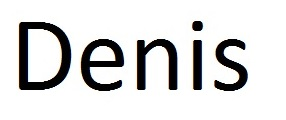
#> input picture messi5.jpg, 286 x 120 px
$ python teste03.py
#> lines starting #> are read from the running program, lines starting #| are printed output that depends on the picture
# -*- coding: utf-8 -*-
"""
Created on Mon Oct 16 20:33:08 2017

@author: Aluno
"""

import numpy as np
import cv2
from matplotlib import pyplot as plt

img = cv2.imread('messi5.jpg',0)
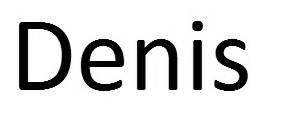
#> img: shape (120, 286); min 0, max 255, mean 218.3
plt.imshow(img, cmap = 'gray', interpolation = 'bicubic')
plt.xticks([]), plt.yticks([])  # to hide tick values on X and Y axis
plt.show()
